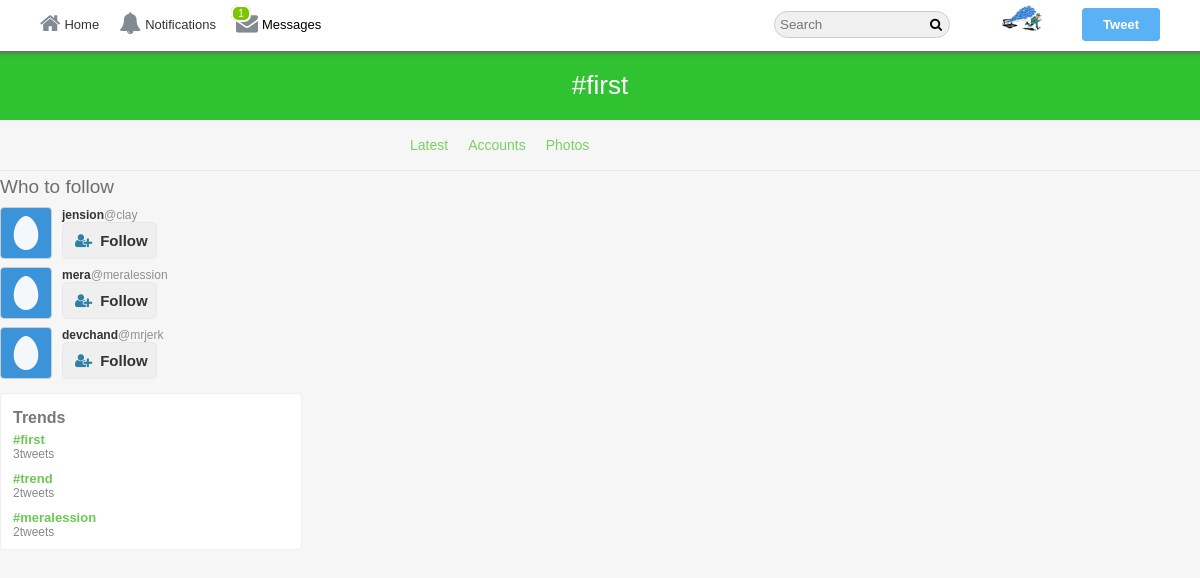
The page /hashtag/first?f=photos (signed in) on the database its author committed.
### tables this page shows
CREATE TABLE `users` (
  `user_id` int(11) NOT NULL,
  `username` varchar(40) NOT NULL,
  `email` varchar(255) NOT NULL,
  `password` varchar(64) NOT NULL,
  `screenName` varchar(40) NOT NULL,
  `profileImage` varchar(255) NOT NULL,
  `profileCover` varchar(255) NOT NULL,
  `following` int(11) NOT NULL,
  `followers` int(11) NOT NULL,
  `bio` varchar(140) NOT NULL,
  `country` varchar(255) NOT NULL,
  `website` varchar(255) NOT NULL
);

CREATE TABLE `trends` (
  `trendID` int(11) NOT NULL,
  `hashtag` varchar(140) NOT NULL,
  `createdOn` datetime NOT NULL
);

### core/init.php (called while the page is built, shortened)
<?php
    include 'database/connection.php';
    include 'classes/user.php';
    include 'classes/tweet.php';
    include 'classes/follow.php';
    include 'classes/message.php';
    global $pdo;
    $getFromU = new User($pdo);
    $getFromM = new Message($pdo);
 ?>

### core/classes/user.php (called while the page is built, shortened)
<?php
    class User {
        protected $pdo;
        function __construct($pdo) {
            $this->pdo = $pdo;
        }
        public function userData($user_id) {
            $stmt = $this->pdo->prepare("SELECT * FROM `users` WHERE `user_id` = :user_id");
            $stmt->bindParam(":user_id", $user_id);
            $stmt->execute();
            return $stmt->fetch(PDO::FETCH_OBJ);
        }
        public function loggedIn() {
            return(isset($_SESSION['user_id'])) ? true : false;
        }
    }
?>

### core/classes/message.php (called while the page is built, shortened)
<?php
    class Message extends User {
        function __construct($pdo) {
            $this->pdo = $pdo;
        }
        public function getNotificationCount($user_id) {
            $stmt = $this->pdo->prepare("SELECT COUNT(`messageID`) AS `totalM`, (SELECT COUNT(`ID`) FROM `notification` WHERE `notificationFor` = :user_id AND `status` = '0') AS `totalN` FROM `messages` WHERE `messageTo` = :user_id AND `status` = '0'");
            $stmt->bindParam(":user_id", $user_id, PDO::PARAM_INT);
            $stmt->execute();
            return $stmt->fetch(PDO::FETCH_OBJ);
        }
    }
?>

### core/classes/follow.php (the view, shortened to what this page needs)
<?php
    class Follow extends User{
        function __construct($pdo) {
            $this->pdo = $pdo;
        }
        public function checkFollow($followerID, $user_id) {
            $stmt = $this->pdo->prepare("SELECT * FROM `follow` WHERE `sender` = :user_id AND `receiver` = :followerID");
            $stmt->bindParam(":user_id", $user_id, PDO::PARAM_INT);
            $stmt->bindParam(":followerID", $followerID, PDO::PARAM_INT);
            $stmt->execute();
            return $stmt->fetch(PDO::FETCH_ASSOC);
        }
        public function followBtn($profileID, $user_id, $followID) {
            $data = $this->checkFollow($profileID, $user_id);
            if($this->loggedIn() === true) {
                if($profileID != $user_id) {
                    if($data['receiver'] == $profileID) {
                        return "<button class='f-btn following-btn follow-btn' data-follow='".$profileID."' data-profile='".$followID."'>Following</button>";
                    } else{
                        return "<button class='f-btn  follow-btn' data-follow='".$profileID."' data-profile='".$followID."'><i class='fa fa-user-plus'></i>Follow</button>";
                    }
                }else {
                    return "<button class='f-btn' onclick=location.href='".BASE_URL."profileEdit.php'>Edit Profile</button>";
                }
            } else {
                return "<button class='f-btn' onclick=location.href='index.php'><i class='fa fa-user-plus'></i>Follow</button>";
            }
        }
        public function whoToFollow($user_id, $profileID) {
            $stmt = $this->pdo->prepare("SELECT * FROM `users` WHERE `user_id` != :user_id AND `user_id` NOT IN (SELECT `receiver` FROM `follow` WHERE `sender` = :user_id) ORDER BY rand() LIMIT 3");
            $stmt->bindParam(":user_id", $user_id, PDO::PARAM_INT);
            $stmt->execute();
            $data = $stmt->fetchAll(PDO::FETCH_OBJ);
            echo '<div class="folloclassw-wrap"><div ="follow-inner"><div class="follow-title"><h3>Who to follow</h3></div>';
                foreach($data as $user) {
                    echo '<div class="follow-body">
                            <div class="follow-img">
                            <img src="'.BASE_URL.$user->profileImage.'"/>
                            </div>
                            <div class="follow-content">
                                <div class="fo-co-head">
                                    <a href="'.BASE_URL.$user->username.'">'.$user->screenName.'</a><span>@'.$user->username.'</span>
                                </div>
                                '.$this->followBtn($user->user_id, $user_id, $profileID).'
                            </div>
                         </div>';
                }
            echo '</div></div>';
        }
    }
?>

### hashtag.php (shortened to what this page needs)
<?php
    include 'core/init.php';
    if(isset($_GET['hashtag']) && !empty($_GET['hashtag'])) {
        $hashtag = $getFromU->checkInput($_GET['hashtag']);
        $user_id = @$_SESSION['user_id'];
        $user    = $getFromU->userData($user_id);
        $notify  = $getFromM->getNotificationCount($user_id);
    } else {
        header('Location:'.BASE_URL.'index.php');
    }
?>
<!doctype html>
<html>
	<head>
 		<link rel="stylesheet" href="<?php echo BASE_URL; ?>assets/css/style-complete.css"/>
   		<link rel="stylesheet" href="https://cdnjs.cloudflare.com/ajax/libs/font-awesome/4.6.3/css/font-awesome.css"/>
    </head>
<body>
<div class="wrapper">
<div class="header-wrapper">
	<div class="nav-container">
    	<div class="nav">
		<div class="nav-left">
			<ul>
				<li><a href="<?php echo BASE_URL; ?>home.php"><i class="fa fa-home" aria-hidden="true"></i>Home</a></li>
				<?php if($getFromU->loggedIn() === true) { ?>
				<li><a href="<?php echo BASE_URL;?>i/notifications"><i class="fa fa-bell" aria-hidden="true"></i>Notifications</a></li>
				<li id="messagePopup"><i class="fa fa-envelope" aria-hidden="true"></i>Messages<span id="messages"><?php if($notify->totalM > 0){ echo '<span class="span-i">'.$notify->totalM.'</span>';} ?></span></li>
			    <?php } ?>
			</ul>
		</div>
		<div class="nav-right">
			<ul>
				<li><input type="text" placeholder="Search" class="search"/><i class="fa fa-search" aria-hidden="true"></i>
				</li>
				<?php if($getFromU->loggedIn() === true) { ?>
				<li class="hover"><label class="drop-label" for="drop-wrap1"><img src="<?php echo BASE_URL.$user->profileImage; ?>"/></label>
				</li>
				<li><label for="pop-up-tweet" class="addTweetBtn">Tweet</label></li>
				<?php  } else {
					echo '<li><a href="'.BASE_URL.'index.php">Have an account? Log in !</a></li>';
				} ?>
			</ul>
		</div>
	</div>
	</div>
</div>
<div class="hash-header">
	<div class="hash-inner">
		<h1>#<?php echo $hashtag; ?></h1>
	</div>
</div>
<div class="hash-menu">
	<div class="hash-menu-inner">
		<ul>
 			<li><a href="<?php echo BASE_URL.'hashtag/'.$hashtag;?>">Latest</a></li>
			<li><a href="<?php echo BASE_URL.'hashtag/'.$hashtag.'?f=users';?>">Accounts</a></li>
			<li><a href="<?php echo BASE_URL.'hashtag/'.$hashtag.'?f=photos';?>">Photos</a></li>
  		</ul>
	</div>
</div>
<div class="in-wrapper">
	<div class="in-full-wrap">
		<div class="in-left">
			<div class="in-left-wrap">
                <?php $getFromF->whoToFollow($user_id, $user_id);?>
			   <?php $getFromT->trends();?>
			</div>
		</div>
<?php if(strpos($_SERVER['REQUEST_URI'], '?f=photos')) : ?>
 <div class="hash-img-wrapper">
</div>
        <?php endif; ?>
	</div>
</div>
</div>
</body>
</html>

### core/classes/tweet.php (shortened to what this page needs)
<?php
    class Tweet extends User {
        function __construct($pdo) {
            $this->pdo = $pdo;
        }
        public function trends() {
            $stmt = $this->pdo->prepare("SELECT *, COUNT(`tweetID`) AS `tweetsCount` FROM `trends` INNER JOIN `tweets` ON `status` LIKE CONCAT('%#',`hashtag`,'%') OR `retweetMsg` LIKE CONCAT('%#',`hashtag`,'%') GROUP BY `hashtag` ORDER BY `tweetID`");
            $stmt->execute();
            $trends = $stmt->fetchAll(PDO::FETCH_OBJ);
            echo '<div class="trend-wrapper"><div class="trend-inner"><div class="trend-title"><h3>Trends</h3></div>';
            foreach($trends as $trend) {
                echo '<div class="trend-body">
                        <div class="trend-body-content">
                            <div class="trend-link">
                                <a href="'.BASE_URL.'hashtag/'.$trend->hashtag.'">#'.$trend->hashtag.'</a>
                            </div>
                            <div class="trend-tweets">
                                '.$trend->tweetsCount.'<span>tweets</span>
                            </div>
                        </div>
                    </div>';
            }
            echo '</div></div>';
        }
    }
?>

### assets/css/style-complete.css (style rules this page uses)
* { margin: 0px auto; padding: 0px; font-family: Helvetica; }
body { font-family: Helvetica; font-size: 13px; background: #f6f6f6; }
ul { list-style:none; }
.wrapper { width:100%; }
.header-wrapper { width:100%; background:white; position: fixed; top:0; z-index: 10000; }
.nav-container { width:95%; margin:0px auto; }
.nav { width:100%; height:50px; }
.nav ul li { line-height: 50px; float:left; margin-right: 0px; padding: 0px 10px; cursor:pointer; transition: all 200ms ease-in-out; }
.nav ul li a { color:#333; text-decoration:none; }
.nav-left { width:50%; float:left; }
.nav-right { width:50%; float:right; }
.nav-right ul { float:right; }
.nav .nav-left ul li i { margin-right: 4px; color: #828a92; font-size: 22px; position: relative; top: 2px; }
.drop-label { background: none !important; border: none !important; }
.nav-right { height: 50px; }
.nav .nav-right ul li img { width: 40px; margin-top: 5px; }
.nav .nav-right ul li input[type="text"] { padding: 5px 20px 5px 5px; border: 1px solid #ccc; background: #f0f0f0; border-radius: 15px; }
.nav .nav-right ul li label { background: #5ab2f5; border: 1px solid #5ab2f5; padding: 8px 20px; border-radius: 4px; color: #fff; font-weight: 600; -webkit-user-select: none; -moz-user-select:none; user-select: none; cursor:pointer; }
.nav .nav-right ul li .fa { left: -20px; position: relative; }
.in-wrapper { width: 100%; padding: 5px 0px; }
.in-full-wrap { width:1200px; }
.in-left { width:25%; min-height: 1000px; float: left; margin-right: 12px; }
.in-left-wrap { width:100%; }
.trend-wrapper { width:100%; float: left; background: #fff; margin: 10px 0px; border-radius: 4px; border: 1px solid #efefef; }
.trend-inner { width: 95%; margin: 10px auto; padding: 5px 5px 0px 12px; }
.trend-title h3 { color: #787878; font-size: 16px; margin-bottom: 5px; }
.trend-body { margin-bottom:10px; }
.trend-link a { text-decoration: none; color: #6cc854; font-weight: bold; }
.trend-tweets { font-size: 12px; color: #898989; }
.follow-title { margin-bottom: 5px; color: #716565; }
.follow-title h3 { font-size: 19px; font-weight: normal; color: #6e6e6e; }
.follow-body { width:95%; overflow: auto; margin: 4px 0px; }
.follow-img { width: 50px; float: left; border: 1px solid #ccc; overflow: hidden; max-height: 50px; border-radius: 4px; margin-top: 4px; margin-right: 10px; height: 50px; }
.follow-img img { width: 100%; height: 100%; max-height: 50px; }
.follow-content { width:60%; float:left; font-size: 12px; margin-top: 5px; }
.fo-co-head { color: #8f8f8f; }
.fo-co-head a { text-decoration: none; color: #333; font-weight: bold; }
label { cursor: pointer; }
.f-btn { padding: 5px 8px 5px 20px; color: #333; border: 1px solid #e7e7e7; border-radius: 5px; font-size: 15px; font-weight: bold; line-height: 25px; cursor: pointer; }
.f-btn i { position: relative; top: 0px; right: 8px; color: #2e81a4; }
.follow-btn { padding: 5px 8px 5px 20px; color: #333; border: 1px solid #e7e7e7; border-radius: 5px; font-size: 15px; font-weight: bold; line-height: 25px; cursor: pointer; }
.follow-btn i { position: relative; top: 0px; right: 8px; color: #2e81a4; }
.header-wrapper { box-shadow: 0px 0px 4px 2px #6c6565; }
.hash-header { width: 100%; height: 70px; background: #30c230; margin-top: 50px; }
.hash-inner { width: 1000px; text-align: center; }
.hash-inner h1 { line-height: 70px; color: white; font-weight: normal; }
.hash-menu { width: 1200px; overflow: auto; border-bottom: 1px solid #e9e9e9; }
.hash-menu-inner { width: 50%;' }
.hash-menu-inner ul { list-style: none; line-height: 50px; margin-left: 100px; }
.hash-menu-inner ul li { float: left; font-size: 14px; padding: 0px 10px; transition: all 200ms ease-in; cursor: pointer; }
.hash-menu-inner ul li a { text-decoration: none; color:#7ccf62; }
.hash-img-wrapper { width: 71%; float: left; padding: 10px; }
.span-i { background: #7fc400; padding: 1px 5px; border-radius: 7px; border: 2px solid #fff; color: #fff; position: relative; right: 90px; top: -12px; font-size: 10px; }

### rows shown on the page
users: profileImage (picture)
users: profileImage (placeholder picture), screenName "jension", username "clay"
users: profileImage (placeholder picture), screenName "mera", username "meralession"
users: profileImage (placeholder picture), screenName "devchand", username "mrjerk"
trends: hashtag "first", tweetsCount "3"
trends: hashtag "trend", tweetsCount "2"
trends: hashtag "meralession", tweetsCount "2"

### other values the page prints
$notify->totalM "1"
$hashtag "first"
